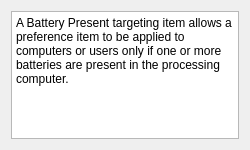
<?xml version="1.0" encoding="UTF-8"?>
<ui version="4.0">
 <class>BatteryPresentWidget</class>
 <widget class="QWidget" name="BatteryPresentWidget">
  <property name="geometry">
   <rect>
    <x>0</x>
    <y>0</y>
    <width>250</width>
    <height>150</height>
   </rect>
  </property>
  <property name="sizePolicy">
   <sizepolicy hsizetype="Preferred" vsizetype="Preferred">
    <horstretch>0</horstretch>
    <verstretch>0</verstretch>
   </sizepolicy>
  </property>
  <property name="minimumSize">
   <size>
    <width>250</width>
    <height>150</height>
   </size>
  </property>
  <property name="windowTitle">
   <string>Form</string>
  </property>
  <layout class="QGridLayout" name="gridLayout">
   <item row="0" column="0">
    <widget class="QTextEdit" name="batteryTextEdit">
     <property name="sizePolicy">
      <sizepolicy hsizetype="Preferred" vsizetype="Preferred">
       <horstretch>0</horstretch>
       <verstretch>0</verstretch>
      </sizepolicy>
     </property>
     <property name="maximumSize">
      <size>
       <width>16777215</width>
       <height>16777215</height>
      </size>
     </property>
     <property name="html">
      <string>&lt;!DOCTYPE HTML PUBLIC &quot;-//W3C//DTD HTML 4.0//EN&quot; &quot;http://www.w3.org/TR/REC-html40/strict.dtd&quot;&gt;
&lt;html&gt;&lt;head&gt;&lt;meta name=&quot;qrichtext&quot; content=&quot;1&quot; /&gt;&lt;style type=&quot;text/css&quot;&gt;
p, li { white-space: pre-wrap; }
&lt;/style&gt;&lt;/head&gt;&lt;body style=&quot; font-family:'Noto Sans'; font-size:9pt; font-weight:400; font-style:normal;&quot;&gt;
&lt;p style=&quot; margin-top:0px; margin-bottom:0px; margin-left:0px; margin-right:0px; -qt-block-indent:0; text-indent:0px;&quot;&gt;A Battery Present targeting item allows a preference item to be applied to computers or users only if one or more batteries are present in the processing computer.&lt;/p&gt;&lt;/body&gt;&lt;/html&gt;</string>
     </property>
    </widget>
   </item>
  </layout>
 </widget>
 <resources/>
 <connections/>
</ui>
